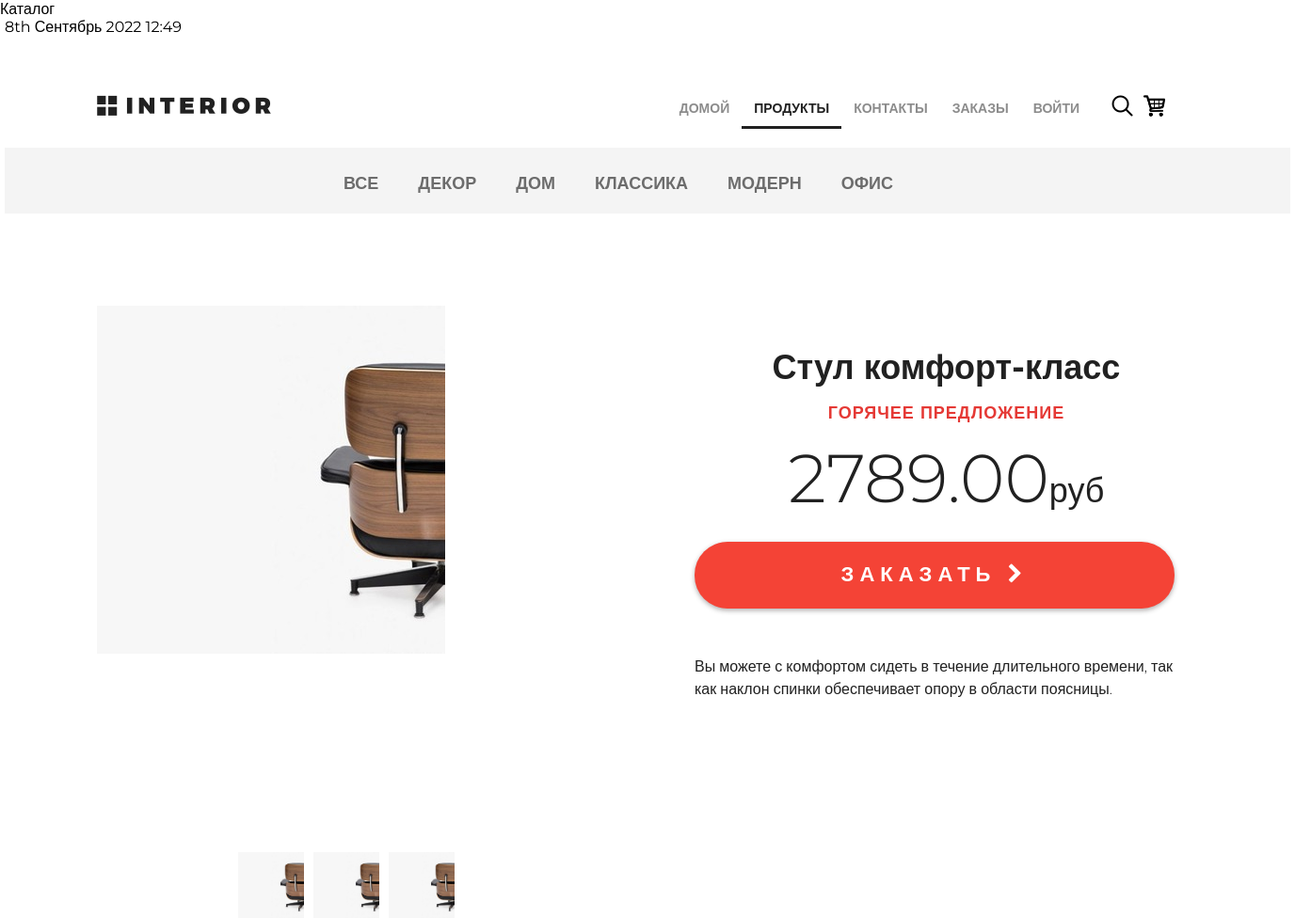
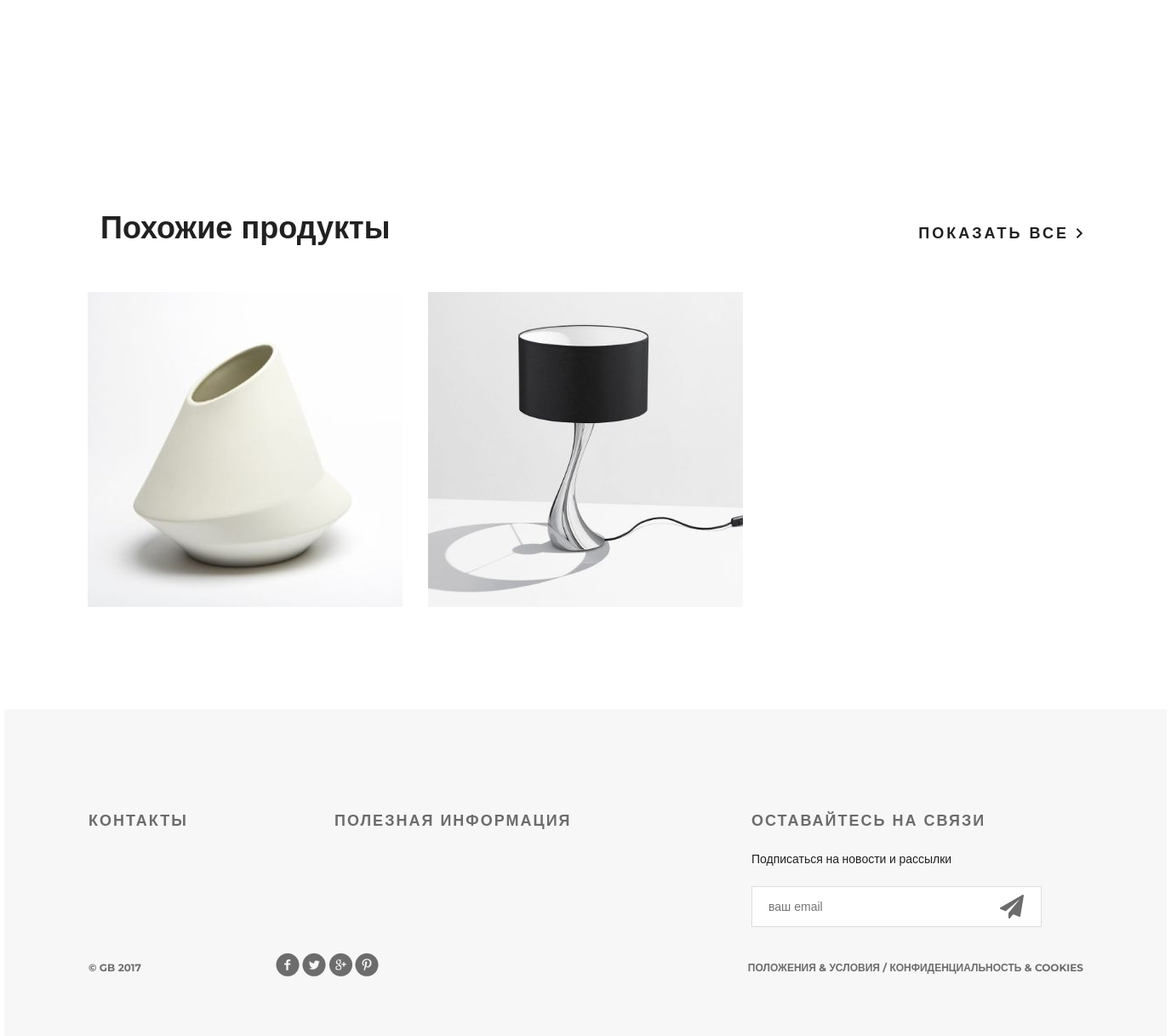
Before: /products/ with the older database file (2 pictures, top to bottom).
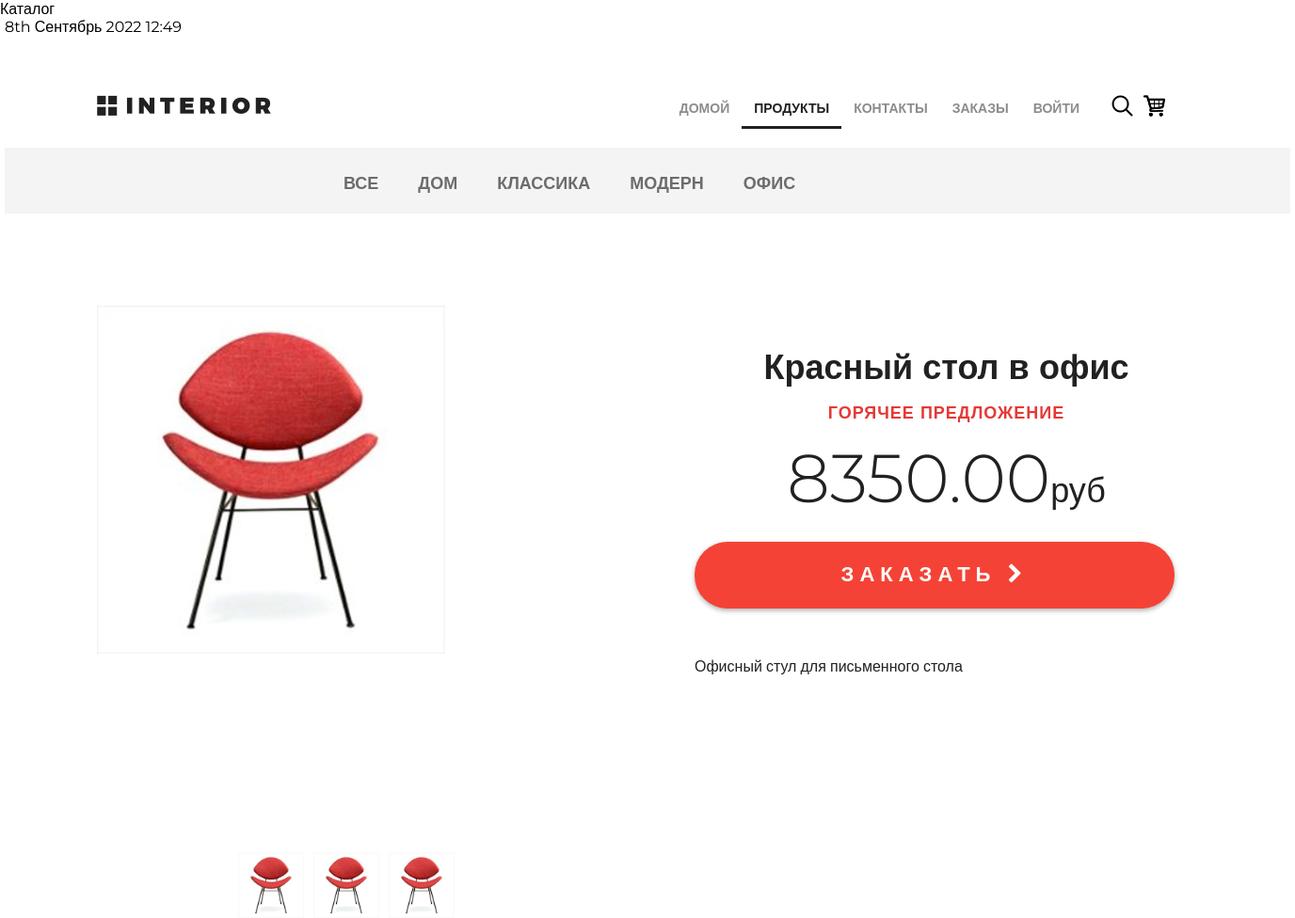
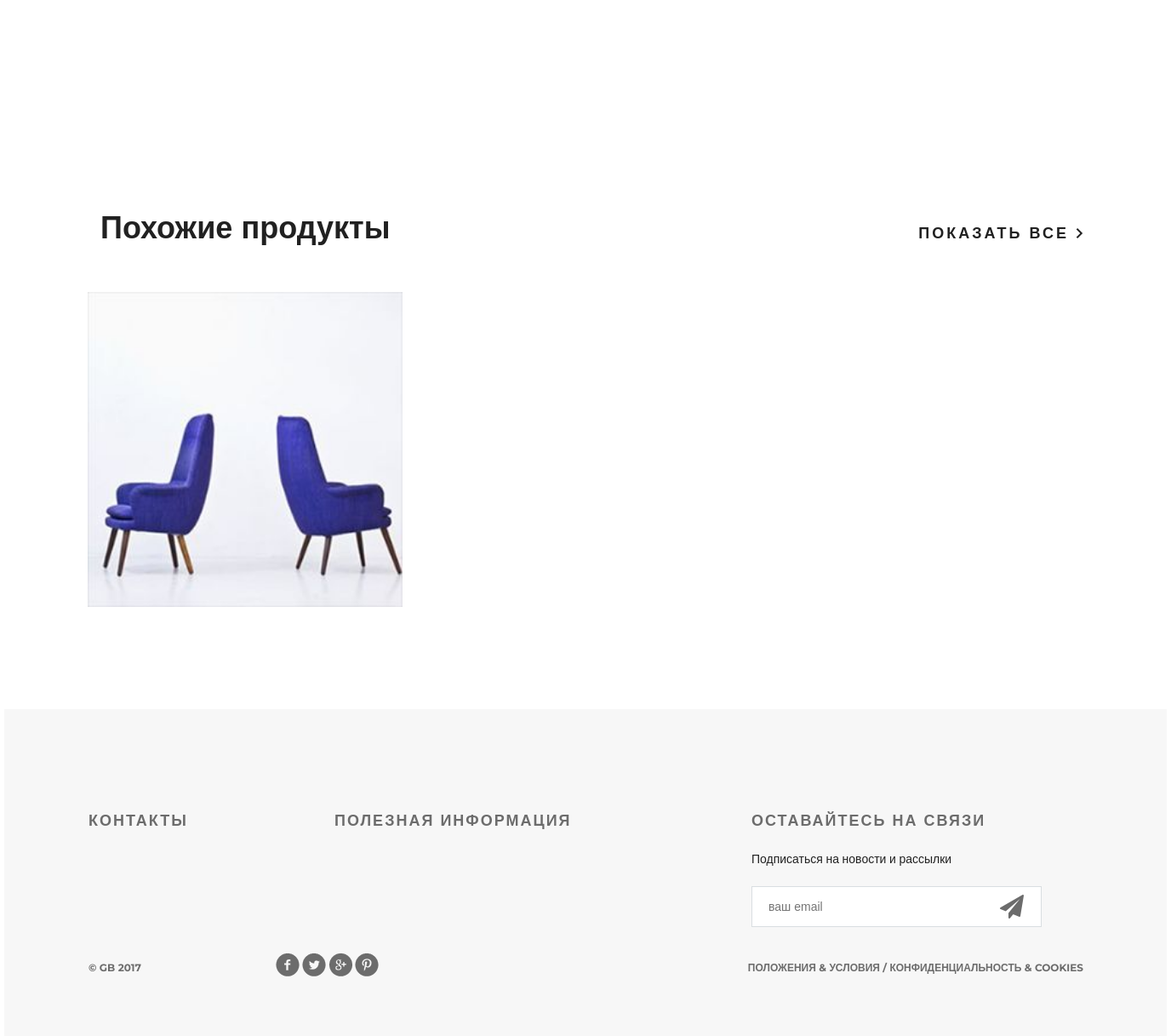
After: the same page with the newer database file (2 pictures, top to bottom).
### mainapp/models.py (models this page shows, shortened)
class ProductCategory(models.Model):
    name = models.CharField(
        'имя',
        max_length=64,
        unique=True,
    )
    description = models.TextField(
        'описание',
        blank=True,
    )
    created = models.DateTimeField(auto_now_add=True)
    updated = models.DateTimeField(auto_now=True)
    is_active = models.BooleanField('активность', default=True)
    class Meta:
        verbose_name = 'категория продукта'
        verbose_name_plural = 'категории продукта'
        ordering = ['name']

class Product(models.Model):
    category = models.ForeignKey(ProductCategory, on_delete=models.CASCADE,)
    name = models.CharField('имя', max_length=128,)
    image = models.ImageField(upload_to='product_img', blank=True,)
    short_desc = models.CharField(
        'краткое описание',
        max_length=256,
        blank=True,
    )
    description = models.CharField(
        'описание',
        max_length=500,
        blank=True,
    )
    price = models.DecimalField(
        'цена продукта',
        max_digits=8,
        decimal_places=2,
        default=0,
    )
    quantity = models.PositiveIntegerField('количество товара на складе', default=0,)
    is_active = models.BooleanField('активность', default=True)
    class Meta:
        verbose_name = 'продукт'
        verbose_name_plural = 'продукты'
        ordering = ['price']

### mainapp/views.py (the view)
# urls.py: path('products/', include('mainapp.urls')),
def products(request):
    hot_product = get_hot_product()
    context = {
        'page_title': 'каталог',
        'hot_product': hot_product,
        'same_product': same_product(hot_product),
    }
    return render(request, 'products.html', context)

### mainapp/context_processors.py (called while the page is built)
def categories(request):
    return {
        'categories': ProductCategory.objects.all()
    }

### mainapp/views.py (called while the page is built)
def get_hot_product():
    product_ids = Product.objects.values_list('id', flat=True).all()
    random_id = random.choice(product_ids)
    return Product.objects.get(pk=random_id)

def same_product(hot_product):
    return Product.objects.filter(category=hot_product.category).exclude(pk=hot_product.pk)[:3]

### mainapp/templates/products.html (shortened to what this page needs)
{% extends 'base.html' %}
{% load static %}
{% block content %}
	<div class="hero-white">
		{% include 'includes/inc_menu.html' %}
			<a href="#" class="basket"></a>
	</div>
	<div class="details">
		{% include 'includes/inc_catalog.html' %}
		<div class="details-products">
			<div class="details-slider">
				<div class="slider-product">
					<img src="/media/{{ hot_product.image }}">
				</div>
				<div class="slider-control">
					<div class="block">
						<a href="#"><img src="/media/{{ hot_product.image }}" alt="">
						</a>
					</div>
					<div class="block">
						<a href="#"><img src="/media/{{ hot_product.image }}" alt="">
						</a>
					</div>
					<div class="block">
						<a href="#"><img src="/media/{{ hot_product.image }}" alt="">
						</a>
					</div>
				</div>
			</div>
			<div class="description">
				<h3 class="big-bold">{{ hot_product.name|capfirst }}</h3>
				<h3 class="red">горячее предложение</h3>
				<p class="price">{{ hot_product.price }}<span>руб</span></p>
				<a href="{% url 'product_page' hot_product.pk %}" class="red-button">
					заказать <i class="fa fa-chevron-right" aria-hidden="true"></i>
				</a>
				<div class="description-text">
					<p>{{ hot_product.short_desc }}</p>
				</div>
			</div>
		</div>
		<div class="related">
			<div class="title clearfix">
				<h2>Похожие продукты</h2>
				<a class="explore" href="#">показать все <img src="{% static 'img/arrow.png' %}" alt=""></a>
			</div>
			<div class="related-products clearfix">
				{% for product in same_product %}
					<div class="block">
						<a href="{% url 'product_page' product.pk %}">
							<img src="/media/{{ product.image }}" alt="img">
						</a>
					</div>
				{% endfor %}
			</div>
		</div>
	</div>
{% endblock %}

### geekshop/templates/includes/inc_catalog.html
<div class="links clearfix">
    <ul class="links-menu">
        <li><a href="{% url 'category' 0 %}" class="{% if request.resolver_match.url_name == 'category' and request.resolver_match.kwargs.pk == 0 %}active{% endif %}">все</a></li>
        {% for category in categories %}
            <li>
              <a href="{% url 'category' category.pk %}" class="{% if request.resolver_match.url_name == 'category' and request.resolver_match.kwargs.pk == category.pk %}active{% endif %}">
                {{ category.name }}
              </a>
            </li>
        {% endfor %}
    </ul>
</div>

Changed rows visible on the page:
removed ProductCategory: name "ДЕКОР"
removed Product: image (picture), name "Стул комфорт-класс", price "2789.00", short_desc "Вы можете с комфортом сидеть в течение длительного времени, так как наклон спинки обеспечивает опору в области поясницы."
removed Product: image (picture)
removed Product: image (picture)
added Product: image (picture), name "Красный стол в офис", price "8350.00", short_desc "Офисный стул для письменного стола"
added Product: image (picture)
